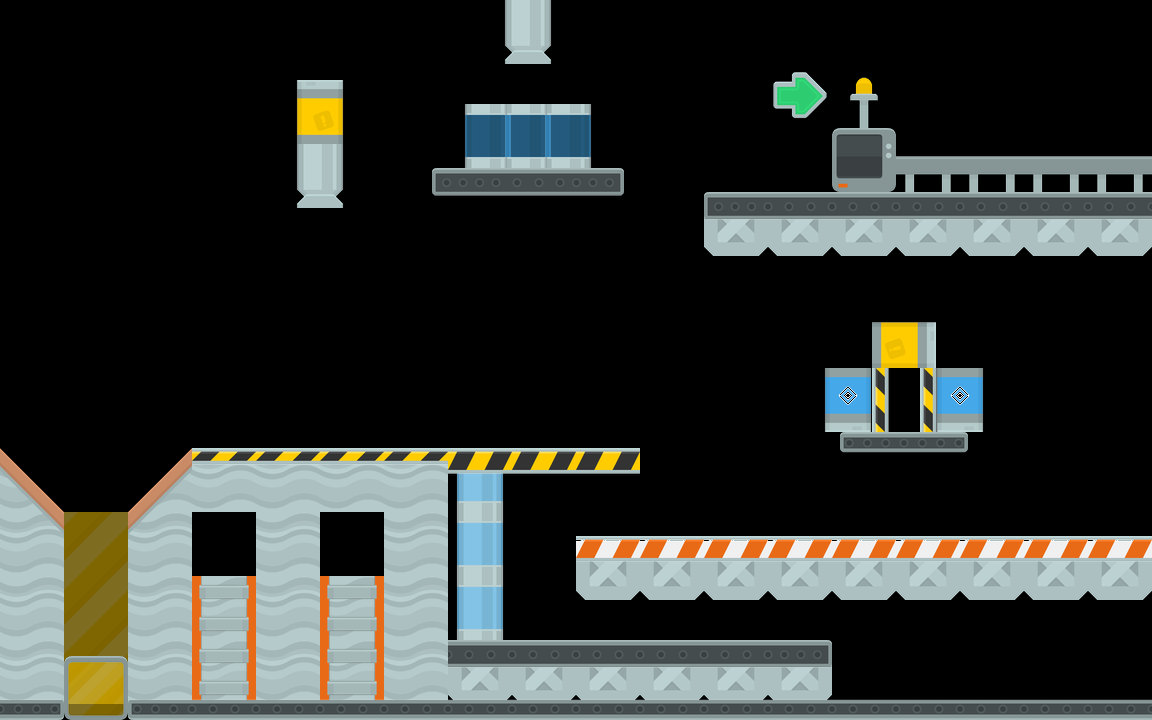

The image is a tile-based game level rendered from a .tmx file. Its description and source (layers, tilesets, objects; grid data summarised) follow:
An orthogonal 144x90 tile map with 8x8 px tiles, 3 tile layers (Background, Layer1, Layer2) and 28 objects (2x yellow001, 2x base, 2x blue001, 2x yellow, silo001, ...).

<map version="1.0" orientation="orthogonal" renderorder="right-down" width="144" height="90" tilewidth="8" tileheight="8" nextobjectid="452">
 <tileset firstgid="1" name="platformIndustrial_sheet" tilewidth="64" tileheight="64">
  <image source="platformIndustrial_sheet.png" trans="ffffff" width="1024" height="512" />
 </tileset>
 <objectgroup name="Terrain">
  <object id="415" name="yellow001" x="304" y="208">
   <polyline points="0,0 0,-128 32,-128 32,0 40,0 40,-136 -8,-136 -8,0 0,0" />
  </object>
  <object id="416" name="silo001" x="592" y="104">
   <polyline points="0,0.727273 0,-7.27273 16,-7.27273 16,72.7273 -144,72.7273 -144,-7.27273 -128,-7.27273 -128,0.727 -128,8.727 -128,64.727 0,64.727 0,8.727 0,0.727273" />
  </object>
  <object id="417" name="sensor_yellow001" type="dynamic" x="192" y="528">
   <polyline points="-128,0 -128,-16 -192,-80 -192,-80 -192,184 256,184 256,-56 448,-56 448,-80 0,-80 -64,-16 -64,0 -64,24 -64,184 -128,184 -128,8 -128,0" />
  </object>
  <object id="418" name="rightwall" x="488" y="64">
   <polyline points="64,0 56,0 56,-96 664,-96 664,640 -40,640 -40,576 344,576 344,640 664,640 664,536 88,536 88,472 664,472 664,192 216,192 216,128 344,128 344,0 408,0 408,88 664,88 664,-64 64,-64 64,0" />
  </object>
  <object id="419" name="leftwall" x="440" y="64">
   <polyline points="64,0 72,0 72,-96 -448,-96 -448,384 -440,384 -440,-64 64,-64 64,0" />
  </object>
  <object id="420" name="base" x="480" y="168" width="88" height="8" />
  <object id="421" name="base" x="32" y="704" width="128" height="8" />
  <object id="447" x="840" y="456">
   <polyline points="0,0 0,-24 -16,-24 -16,-88 32,-88 32,-136 96,-136 96,-88 144,-88 144,-24 128,-24 128,0 0,0" />
  </object>
 </objectgroup>
 <layer name="Background" width="144" height="90">
  <data>[12960 cells, 7 non-empty, 2 distinct tile ids]</data>
 </layer>
 <objectgroup name="Gear">
  <object id="424" x="288" y="16" width="64" height="64" />
  <object id="425" x="448" y="416" width="64" height="64" />
  <object id="426" x="512" y="416" width="64" height="64" />
  <object id="427" x="576" y="416" width="64" height="64" />
  <object id="428" x="640" y="504" width="64" height="64" />
  <object id="429" x="704" y="504" width="64" height="64" />
  <object id="430" x="768" y="504" width="64" height="64" />
  <object id="433" x="896" y="504" width="64" height="64" />
  <object id="435" x="320" y="512" width="64" height="64" />
  <object id="445" x="960" y="504" width="64" height="64" />
  <object id="446" x="1024" y="504" width="64" height="64" />
  <object id="449" x="192" y="512" width="64" height="64" />
 </objectgroup>
 <layer name="Layer1" width="144" height="90">
  <data>[12960 cells, 72 non-empty, 22 distinct tile ids]</data>
 </layer>
 <objectgroup name="Sensor">
  <object id="436" name="yellow001" type="blue001" x="78" y="688" width="30" height="5" />
 </objectgroup>
 <objectgroup name="Doors">
  <object id="437" name="yellow001" x="304" y="208" width="32" height="8" />
  <object id="438" name="blue001" x="512" y="48" width="32" height="8" />
 </objectgroup>
 <layer name="Layer2" width="144" height="90">
  <data>[12960 cells, 50 non-empty, 12 distinct tile ids]</data>
 </layer>
 <objectgroup name="Box">
  <object id="440" x="152" y="384" width="64" height="64" />
 </objectgroup>
 <objectgroup name="Liquid">
  <object id="441" name="yellow001" type="yellow" x="304" y="88" width="32" height="112" />
 </objectgroup>
 <objectgroup name="Silo">
  <object id="442" name="Silo001" type="water" x="512" y="-32" width="32" height="80" />
  <object id="443" name="blue001" type="sensor" x="496" y="160" width="60" height="5" />
 </objectgroup>
 <objectgroup name="Buttons">
  <object id="444" name="yellow" x="832" y="64" width="64" height="128" />
 </objectgroup>
</map>
